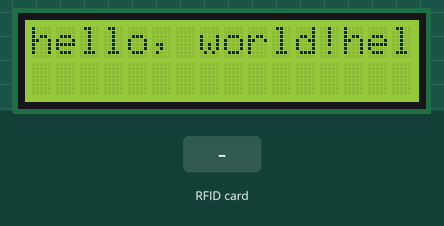
Simulated run of this sketch. Board: Arduino Uno, built with avr-gcc and run on an emulated ATmega328P. On the bench: 16×2 character LCD. The inputs (shaded band) are chosen by the test bench. What the sketch prints to the serial monitor is not drawn.

Above: at 1.3 s.
1.4 s: RFID card 04 3C CA 83 held to the reader
At 2.5 s:
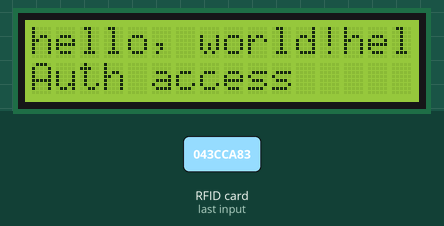
3.1 s: RFID card 5E 7A 19 C4 held to the reader
At 5.4 s:
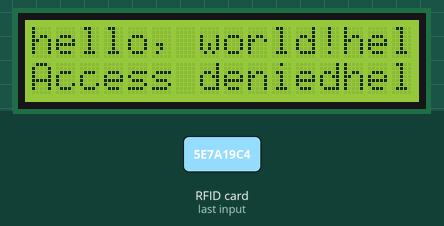
9.3 s: RFID card 04 3C CA 83 held to the reader
At 11.2 s:
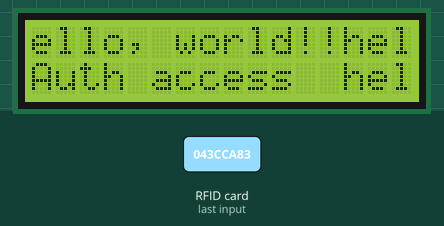
17.4 s: RFID card 5E 7A 19 C4 held to the reader
At 17.9 s:
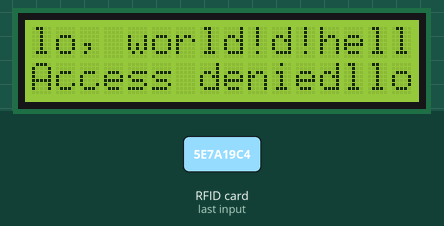
20.5 s: RFID card 04 3C CA 83 held to the reader
At 22.1 s:
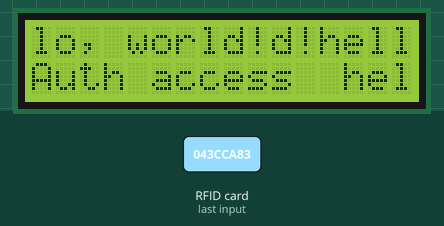
Timing chart, 0 to 23.6 s (numbered marks = the images above; inputs shaded):
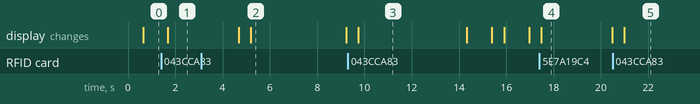

Measured:
- after the input at 1.4 s, the display: changes after 0.28 s (image 1)
- after the input at 3.1 s, the display: first differs from a run without the input after 2.1 s (image 2)
- after the input at 9.3 s, the display: changes after 0.45 s (image 3)
- after the input at 17.4 s, the display: changes after 0.07 s (image 4)
- after the input at 20.5 s, the display: changes after 0.48 s (image 5)
- what the display in image 2 shows lasts 4.0 s, from 5.2 s to 9.2 s
- what the display in image 3 shows lasts 4.6 s, from 9.7 s to 14.3 s

The sketch:

RFID_LCD.ino
```cpp
#include <SPI.h>
#include <MFRC522.h>
#include <LiquidCrystal.h>

#define SS_PIN 10
#define RST_PIN 9
MFRC522 mfrc522(SS_PIN, RST_PIN);   // Create MFRC522 instance.

// initialize the library with the numbers of the interface pins
LiquidCrystal lcd(1, 2, 4, 5, 6, 7);

void setup()
{
  Serial.begin(9600);   // Initiate a serial communication
  SPI.begin();      // Initiate  SPI bus
  mfrc522.PCD_Init();   // Initiate MFRC522
  Serial.println("Approximate your card to the reader...");
  Serial.println();

  // set up the LCD's number of columns and rows:
  lcd.begin(16, 2);
  // Print a message to the LCD.

}
void loop()
{
  lcd.print("hello, world!");
  // Turn on the display:
  lcd.display();
  delay(500);

  // Look for new cards
  if ( ! mfrc522.PICC_IsNewCardPresent())
  {
    return;
  }
  // Select one of the cards
  if ( ! mfrc522.PICC_ReadCardSerial())
  {
    return;
  }
  //Show UID on serial monitor
  Serial.print("UID tag: ");
  String content= "";
  byte letter;
  for (byte i = 0; i < mfrc522.uid.size; i++)
  {
     Serial.print(mfrc522.uid.uidByte[i] < 0x10 ? " 0" : " ");
     Serial.print(mfrc522.uid.uidByte[i], HEX);
     content.concat(String(mfrc522.uid.uidByte[i] < 0x10 ? " 0" : " "));
     content.concat(String(mfrc522.uid.uidByte[i], HEX));
  }
  Serial.println();
  Serial.print("Message : ");
  content.toUpperCase();
 // if (content.substring(1) == "BD 31 15 2B") //change here the UID of the card/cards that you want to give access
  if (content.substring(1) == "04 3C CA 83")
  {
    lcd.setCursor(0,1);
    Serial.println("Authorized access");
    Serial.println();
    lcd.print("Auth access");
    lcd.println();
    delay(3000);
  }

 else   {
    lcd.setCursor(0,1);
    Serial.println(" Access denied");
    lcd.print("Access denied");
    delay(3000);
  }
}
```
